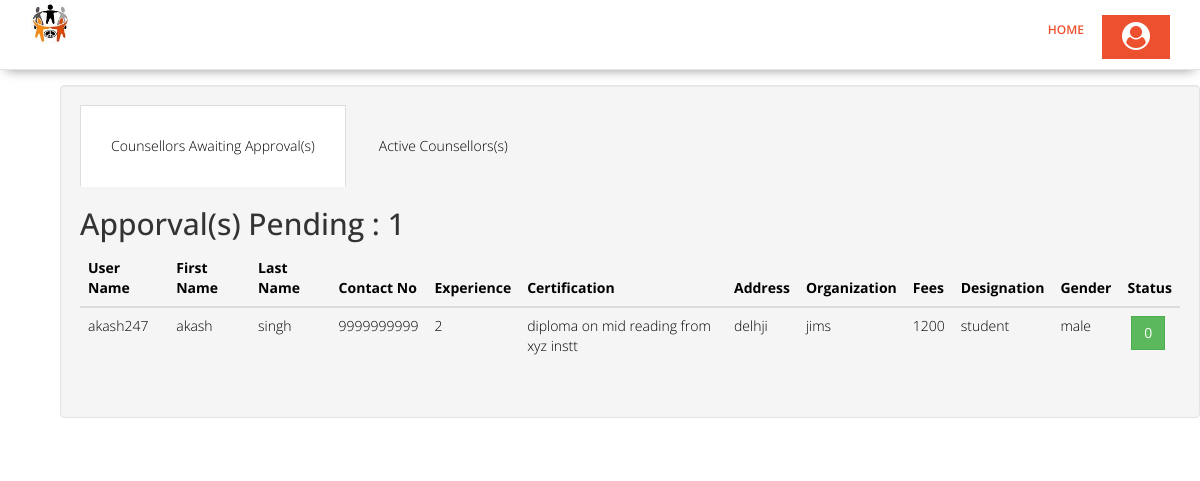
Screenshot of /uac_counsellorconsole.php with the database file from the repository.
### tables this page shows
CREATE TABLE `counsellor_info` (
  `id` int(4) NOT NULL,
  `user_name` varchar(200) NOT NULL,
  `f_name` varchar(250) NOT NULL,
  `l_name` varchar(250) NOT NULL,
  `email` varchar(300) NOT NULL,
  `password` varchar(250) NOT NULL,
  `contact_no` bigint(200) NOT NULL,
  `experience` varchar(200) NOT NULL,
  `certifications` varchar(300) NOT NULL,
  `address` varchar(250) NOT NULL,
  `organization` varchar(250) NOT NULL,
  `fees` mediumint(200) NOT NULL,
  `designation` varchar(250) NOT NULL,
  `status` int(2) NOT NULL DEFAULT '0',
  `gender` varchar(10) NOT NULL
);

### uac_counsellorconsole.php (the view, shortened to what this page needs)
<?php
require_once('uac_header.php');
include_once('includes/db.inc.php');
?>
<div class="container" style="color:black;">
	<div class="row">
        <div class="span12">
    		<div class="" id="loginModal">
              <div class="modale-body">
                <div class="well">
                  <ul class="nav nav-tabs">
                    <li class="active"><a href="#login" data-toggle="tab" style="color:black;">Counsellors Awaiting Approval(s)</a></li>
                    <li><a href="#create" data-toggle="tab" style="color:black;">Active Counsellors(s)</a></li>
                  </ul>
                  <div id="myTabContent" class="tab-content">
                    <div class="tab-pane active in" id="login">
                        <fieldset>
                          <div class="control-group">
														<?php
														$sql="select * from counsellor_info where status = 0";
														$result=mysqli_query($conn, $sql);
														$resultCheck=mysqli_num_rows($result);
														if($resultCheck<1){
														  echo '<h3>Sorry...There Are No Counsellors Awaiting Approval For You...!<h3>';
														}else{
														  echo '   <h2 style="text-center">Apporval(s) Pending : '.$resultCheck.'</h2>   <table class="table table-hover">
														    <thead>
														      <tr>
														        <th>User Name</th>
														        <th>First Name</th>
																		<th>Last Name</th>
														        <th>Contact No</th>
														        <th>Experience</th>
														        <th>Certification</th>
																		<th>Address</th>
																		<th>Organization</th>
																		<th>Fees</th>
																		<th>Designation</th>
																		<th>Gender</th>
														        <th>Status</th>
														      </tr>
														    </thead>
														    <tbody>';
														foreach($result as $results){
echo '<tr><td>'.$results['user_name'].'</td><td>'.$results['f_name'].'</td><td>'.$results['l_name'].'</td><td>'.$results['contact_no'].'</td><td>'.$results['experience'].'</td><td>'.$results['certifications'].'</td><td>'.$results['address'].'</td><td>'.$results['organization'].'</td><td>'.$results['fees'].'</td><td>'.$results['designation'].'</td><td>'.$results['gender'].'</td>';
														      echo '<td><form action="uac_excounsellorapproval.php" method="POST">&nbsp;<input type="hidden" name="id" value="'.$results['id'].'"><button type="submit" class="btn btn-success">'.$results['status'].'</button></form></td></tr>';
														}
														}
														?>
														    </tbody>
														  </table>
                        </fieldset>
                    </div>
                </div>
              </div>
            </div>
        </div>
	</div>
</div>
</div>
<?php
require_once('footer.php');
?>

### CSS/overwrite.css (style rules this page uses)
.btn { text-shadow: none; background-image:none; border-color: none; border-bottom-color: none; -webkit-box-shadow: none; -moz-box-shadow: none; box-shadow: none; }
.btn { outline:0; -webkit-border-radius: 0; -moz-border-radius: 0; border-radius: 0; }

### rows the page displays
counsellor_info: user_name "akash247", f_name "akash", l_name "singh", contact_no "9999999999", experience "2", certifications "diploma on mid reading from xyz instt", address "delhji", organization "jims", fees "1200", designation "student", gender "male", status "0"

### other values shown
$resultCheck "1"
